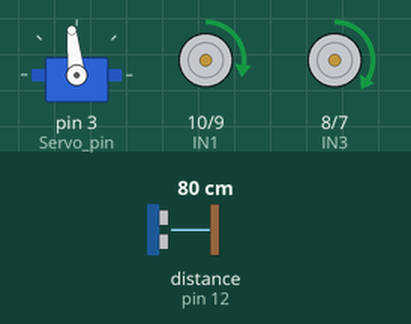
This sketch was run on a simulated Arduino Uno, built with avr-gcc and run on an emulated ATmega328P. On the bench: servo, motor-driver pin pairs drawn as motors (green arrow = first pin HIGH = forward, orange = second pin HIGH = backward, longer = more drive, scaled by the enable pin). The inputs (shaded band) are chosen by the test bench; at power-on: distance to the obstacle (sensor on pin 12) 80 cm. The echo pulse lasts 58.3 µs per cm.

Above: at 3.9 s.
4.0 s: distance to the obstacle (sensor on pin 12) set to 23 cm
5.5 s: distance to the obstacle (sensor on pin 12) set to 19 cm
At 6.4 s:
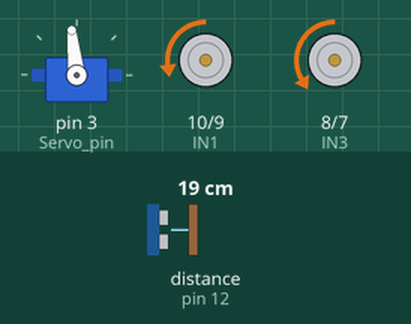
At 7.5 s:
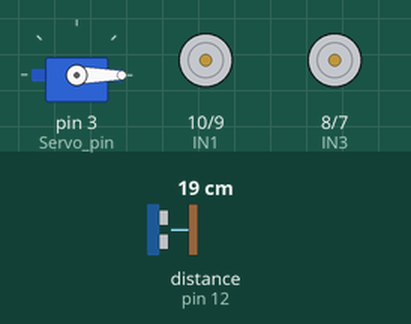
8.5 s: distance to the obstacle (sensor on pin 12) set to 35 cm
11.5 s: distance to the obstacle (sensor on pin 12) set to 2 cm
At 14.3 s:
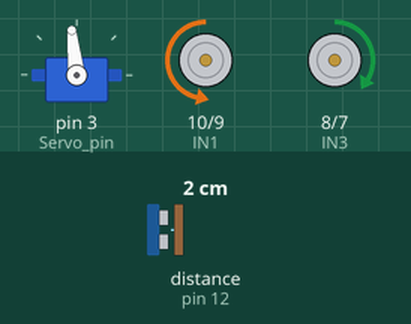
Timing chart, 0 to 15.5 s (numbered marks = the images above; inputs shaded):
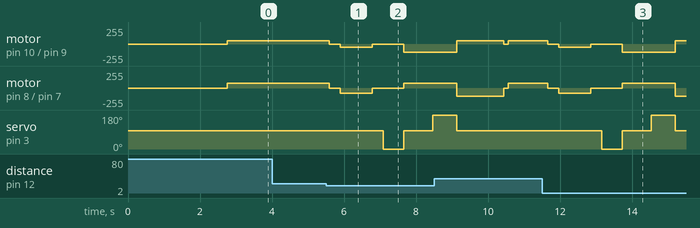

Measured:
- the behaviour switches between 21 and 20 cm on distance to the obstacle (sensor on pin 12) (found by bisection; images 0 and 1)
- after the input at 4.0 s, every drawn part: stays the same
- after the input at 5.5 s, motor on pin 10 (IN1) / pin 9 (IN2): forward 50/255 → stopped after 0.09 s, → backward 50/255 0.30 s later, → stopped 0.90 s later, → backward 125/255 0.87 s later; motor on pin 8 (IN3) / pin 7 (IN4): forward 75/255 → stopped after 0.09 s, → backward 75/255 0.30 s later, → stopped 0.90 s later, → forward 75/255 0.87 s later

The sketch:

obstacleavoidingtesting.ino
```cpp
#include <Servo.h>
#include <NewPing.h>

//Motor driver -L298N
#define ENA 11 //pwm
#define IN1 10
#define IN2 9
#define IN3 8
#define IN4 7
#define ENB 6 //pwm

// Ultrasonic sensor
#define Trig_pin 13
#define Echo_pin 12

boolean goesForward = false;

//servo sg90
#define Servo_pin 3

#define max_distance 200
int distance =100;

NewPing sonar(Trig_pin,Echo_pin,max_distance);
Servo servo;

void setup(){
      pinMode(ENA,OUTPUT);
      pinMode(IN1,OUTPUT);
      pinMode(IN2,OUTPUT);
      pinMode(IN3,OUTPUT);
      pinMode(IN4,OUTPUT);
      pinMode(ENB,OUTPUT);

      servo.attach(Servo_pin);

      servo.write(96);
      delay(2000);
      distance = readPing();
      delay(100);
      distance = readPing();
      delay(100);
      distance = readPing();
      delay(100);
      distance = readPing();
      delay(100);


}

void loop(){

      int distanceRight = 0;
      int distanceLeft = 0;
      delay(50);

      if(distance<=20){
        moveStop();
        delay(300);
        moveBackward();
        delay(400);
        moveStop();
        delay(300);
        distanceRight = lookRight();
        turnRight();
        delay(300);
        distanceLeft = lookLeft();
        turnLeft();
        delay(300);

        if(distance>=distanceLeft){
          turnRight();
          moveStop();
        }
        else{
          turnLeft();
          moveStop();
        }
      }
      else{
        moveForward();
      }
      distance =readPing();


}

int readPing(){
  delay(70);
  int cm = sonar.ping_cm();
  if(cm==0){
    cm=250;
  }
  return cm;
}

//0 //right
//180//left

int lookRight(){
  servo.write(0);
  delay(500);
  int distance =readPing();
  servo.write(96);
  return distance;
  delay(100);
}

int lookLeft(){
  servo.write(180);
  delay(500);
  int distance =readPing();
  delay(100);
  servo.write(96);
  return distance;
  delay(100);

}


void moveForward(){
  if(!goesForward){

    goesForward=true;

    digitalWrite(IN1,HIGH);
    digitalWrite(IN2,LOW);
    digitalWrite(IN3,HIGH);
    digitalWrite(IN4,LOW);

    analogWrite(ENA,50);
    analogWrite(ENB,75);
    }
}

void moveBackward(){
    goesForward =false;
    digitalWrite(IN1,LOW);
    digitalWrite(IN2,HIGH);
    digitalWrite(IN3,LOW);
    digitalWrite(IN4,HIGH);

    delay(500);

    analogWrite(ENA,50);
    analogWrite(ENB,75);
 }

 void moveStop(){
    digitalWrite(IN1,LOW);
    digitalWrite(IN2,LOW);
    digitalWrite(IN3,LOW);
    digitalWrite(IN4,LOW);

    analogWrite(ENA,50);
    analogWrite(ENB,75);
  }

void turnLeft(){
  digitalWrite(IN3,LOW);
  digitalWrite(IN4,HIGH);

  digitalWrite(IN1,HIGH);
  digitalWrite(IN2,LOW);

  analogWrite(ENA,50);
  analogWrite(ENB,125);

  delay(500);


 }

 void turnRight(){
  digitalWrite(IN3,HIGH);
  digitalWrite(IN4,LOW);

  digitalWrite(IN1,LOW);
  digitalWrite(IN2,HIGH);

  analogWrite(ENB,75);
  analogWrite(ENA,125);


  delay(500);
}
```
